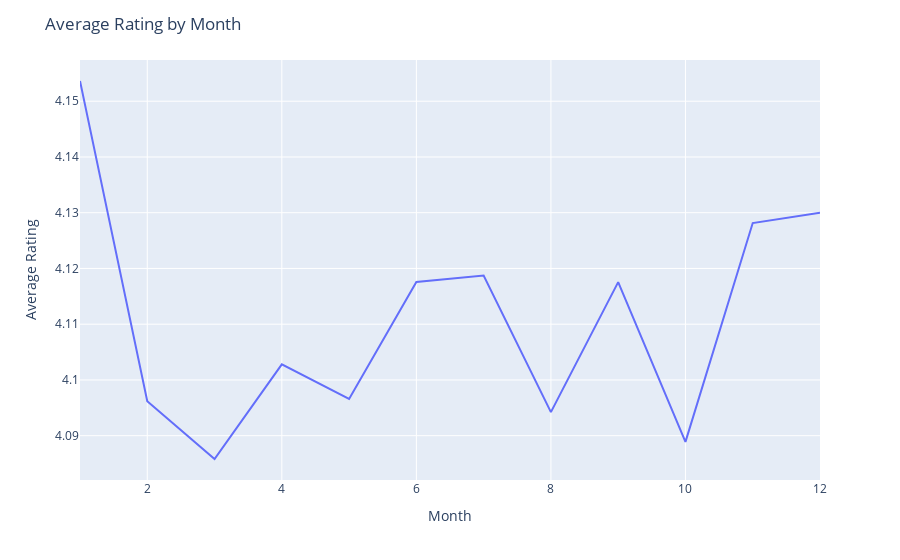

The notebook cell saved with this chart:
### Code cell
fig = px.line(rating_by_month, x=rating_by_month.index, y="rating",)
fig.update_layout(
    yaxis_title="Average Rating", 
    xaxis_title="Month",
    legend_title="", 
    title="Average Rating by Month"
)
fig.show()

### Figure 1 — Plotly figure (JSON) as saved in the notebook; plotly's stock layout.template omitted (floating-point values rounded to 4 significant figures)
{"data": [{"hovertemplate": "time=%{x}<br>rating=%{y}<extra></extra>", "legendgroup": "", "line": {"color": "#636efa", "dash": "solid"}, "marker": {"symbol": "circle"}, "mode": "lines", "name": "", "orientation": "v", "showlegend": false, "type": "scatter", "x": [1, 2, 3, 4, 5, 6, 7, 8, 9, 10, 11, 12], "xaxis": "x", "y": [4.154, 4.096, 4.086, 4.103, 4.097, 4.118, 4.119, 4.094, 4.118, 4.089, 4.128, 4.13], "yaxis": "y"}], "layout": {"autosize": true, "legend": {"title": {"text": ""}, "tracegroupgap": 0}, "margin": {"t": 60}, "title": {"text": "Average Rating by Month"}, "xaxis": {"anchor": "y", "autorange": true, "domain": [0, 1], "range": [1, 12], "title": {"text": "Month"}, "type": "linear"}, "yaxis": {"anchor": "x", "autorange": true, "domain": [0, 1], "range": [4.082, 4.157], "title": {"text": "Average Rating"}, "type": "linear"}}}
